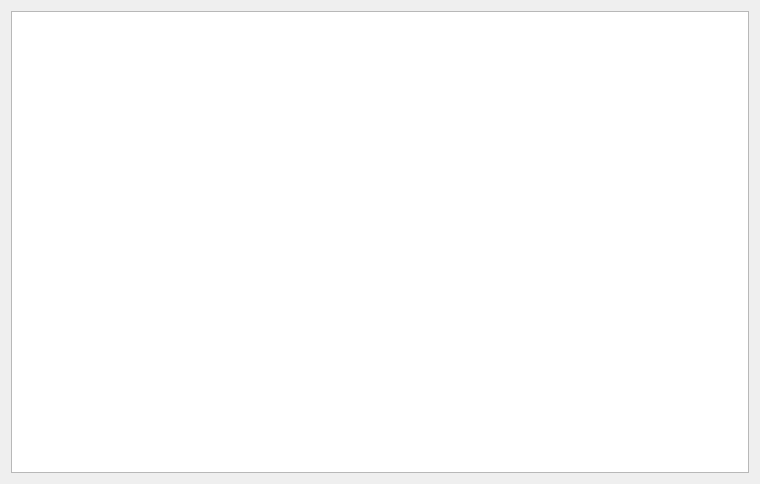
<?xml version="1.0" encoding="UTF-8"?>
<ui version="4.0">
 <class>ShowAuth</class>
 <widget class="QWidget" name="ShowAuth">
  <property name="geometry">
   <rect>
    <x>0</x>
    <y>0</y>
    <width>760</width>
    <height>484</height>
   </rect>
  </property>
  <property name="windowTitle">
   <string>Form</string>
  </property>
  <layout class="QVBoxLayout" name="verticalLayout">
   <item>
    <widget class="QTableView" name="tableView"/>
   </item>
  </layout>
 </widget>
 <resources/>
 <connections/>
</ui>
